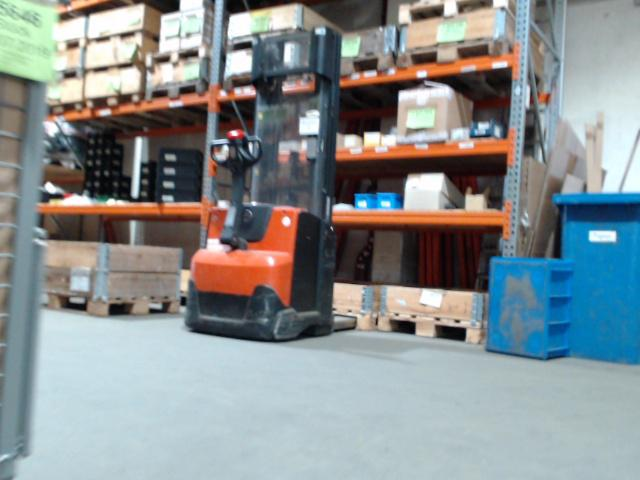
#> input picture data/loco_test30/images/loco-s1-33078.jpg, 640 x 480 px
$ python -i select_thud_test_images.py   (imports and definitions only)
#> lines starting #> are read from the running program, lines starting #| are printed output that depends on the picture
"""Select a reproducible test sample from one real THUD capture.

Uses existing LabelMe rectangle annotations, Pillow, and the standard library.
The default dense mode prioritizes frames filled with foreground objects.
Does not infer mobility ground truth or change the source capture.
"""
from __future__ import annotations

import argparse
import csv
import hashlib
import html
import json
import math
import shutil
import statistics
from collections import Counter
from pathlib import Path

from PIL import Image, ImageDraw, ImageFilter, ImageStat

BACKGROUND_LABELS = {"window", "door", "wall", "floor", "ceiling", "stairs", "lift"}


# [13 lines left out: function foreground_coverage, not called in this run]


def write_json(path, value):
    path.write_text(json.dumps(value, ensure_ascii=False, indent=2) + "\n", encoding="utf-8")


def describe_image(path):
    with Image.open(path) as original:
#> original is the input picture: PIL image 640x480 RGB; mean R, G, B 136.3, 142.9, 144.4
        rgb = original.convert("RGB")
        gray = rgb.convert("L")
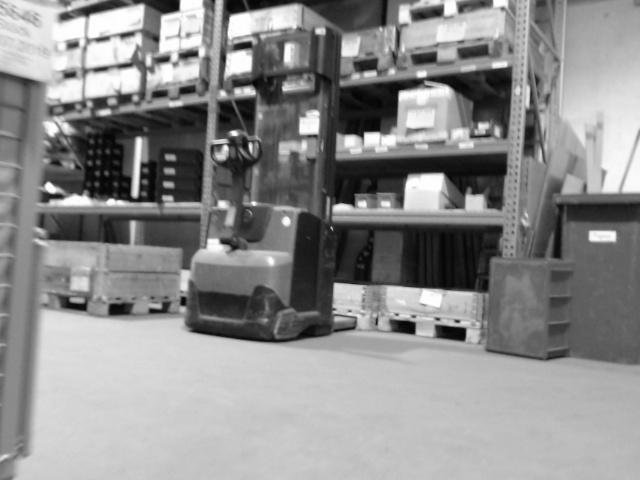
#> gray: PIL image 640x480 L; min 1, max 255, mean 141.1
        small = gray.resize((17, 8))
        pixels = list(small.getdata())
#> pixels = 136 values, max 234 at index 50, min 40 at index 36, mean 141.6
        dhash = 0
        for y in range(8):
            for x in range(16):
                dhash = (dhash << 1) | (pixels[y * 17 + x] > pixels[y * 17 + x + 1])
#> after the loop, dhash = 339018033828426429985742691545514998263
        edge_image = gray.resize((640, 360)).filter(ImageFilter.FIND_EDGES).crop((1, 1, 639, 359))
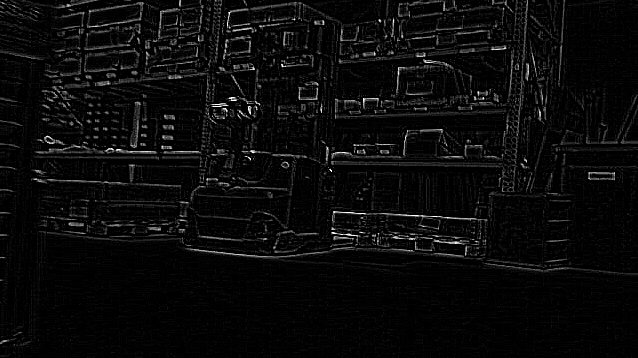
#> edge_image: PIL image 638x358 L; min 0, max 255, mean 10.5
        sharpness = ImageStat.Stat(edge_image).var[0]
#> sharpness = 569.7
        colors = tuple(channel / 255 for pixel in rgb.resize((16, 9)).getdata() for channel in pixel)
#> colors = 432 values, max 0.949 at index 1, min 0 at index 282, mean 0.556
        histogram = gray.histogram()
#> histogram = 256 values, max 4781 at index 196, min 0 at index 0, mean 1200
        return {
            "width": rgb.width, "height": rgb.height,
            "edge_variance": sharpness,
            "dark_fraction": sum(histogram[:6]) / (rgb.width * rgb.height),
            "bright_fraction": sum(histogram[250:]) / (rgb.width * rgb.height),
            "dhash": dhash, "colors": colors,
        }


# [216 lines left out: functions distance, load_capture, select, export, main, not called in this run]


# [2 lines not run here, left out]

>>> result = describe_image('../data/loco_test30/images/loco-s1-33078.jpg')
#> result = 7 items

$ run again, on data/loco_test30/images/loco-s3-36397.jpg
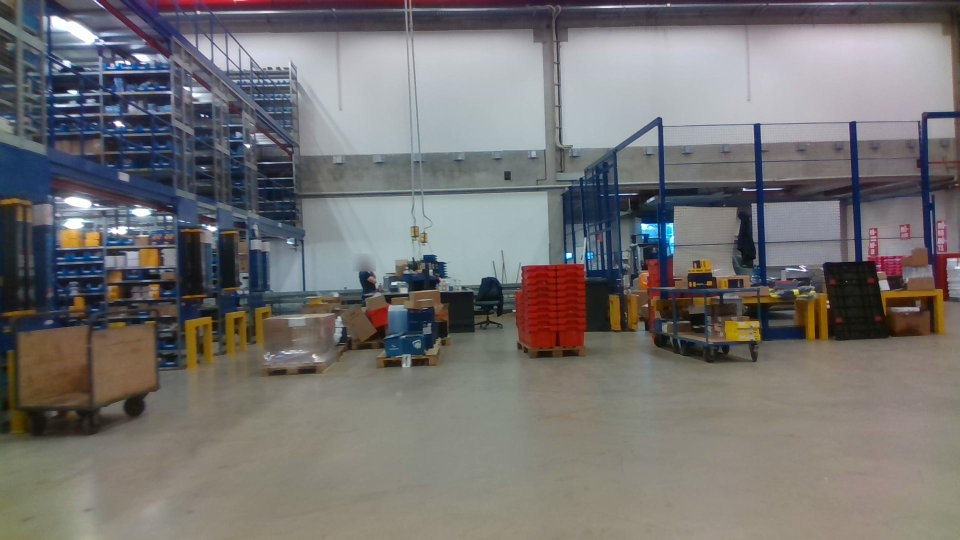
#> input picture data/loco_test30/images/loco-s3-36397.jpg, 1920 x 1080 px (shown at 1/2 size)
#> in describe_image, original is the input picture: PIL image 1920x1080 RGB; mean R, G, B 116.4, 113.9, 113.6
#> in describe_image, `gray = rgb.convert("L")`:
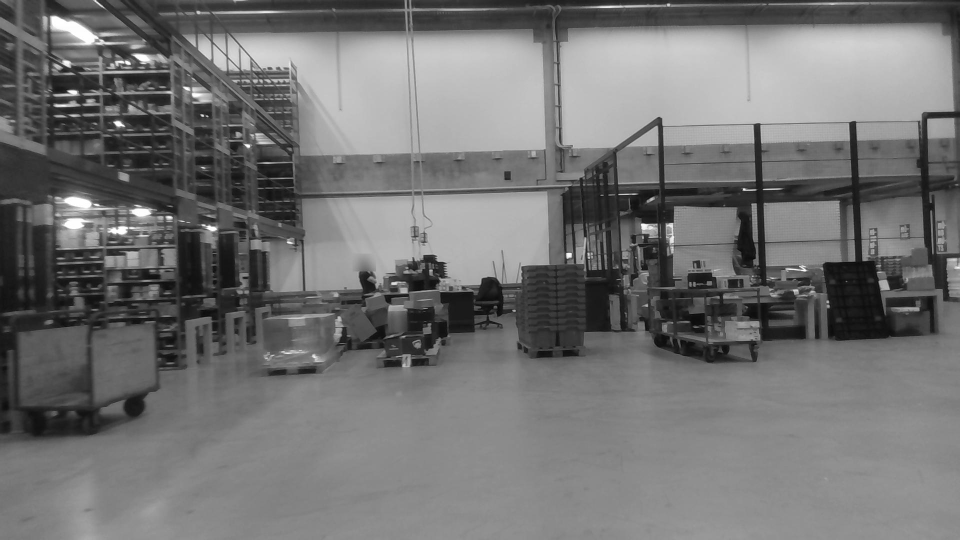
#> gray: PIL image 1920x1080 L (shown at 1/2 size); min 3, max 255, mean 114.6
#> pixels = 136 values, max 195 at index 23, min 43 at index 68, mean 115.6
#> after the loop in describe_image, `for y in range(8):`: dhash = 101815802920555431421023345851488104653
#> in describe_image, `edge_image = gray.resize((640, 360)).filter(ImageFilter.FIND_EDGES).cr..`:
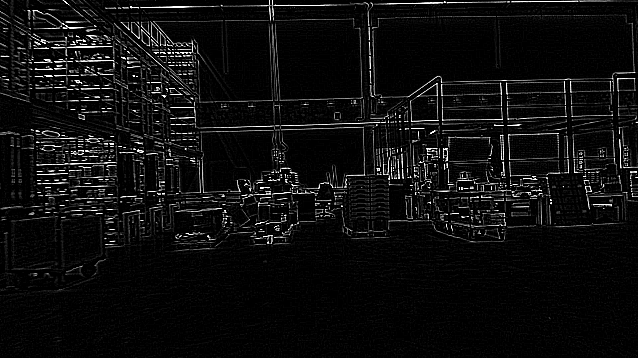
#> edge_image: PIL image 638x358 L; min 0, max 255, mean 14.2
#> sharpness = 1539.7
#> colors = 432 values, max 0.808 at index 86, min 0.0902 at index 269, mean 0.453
#> histogram = 256 values, max 50916 at index 139, min 0 at index 0, mean 8100
#> result = 7 items

$ run again, on data/loco_test30/images/loco-s3-36694.jpg
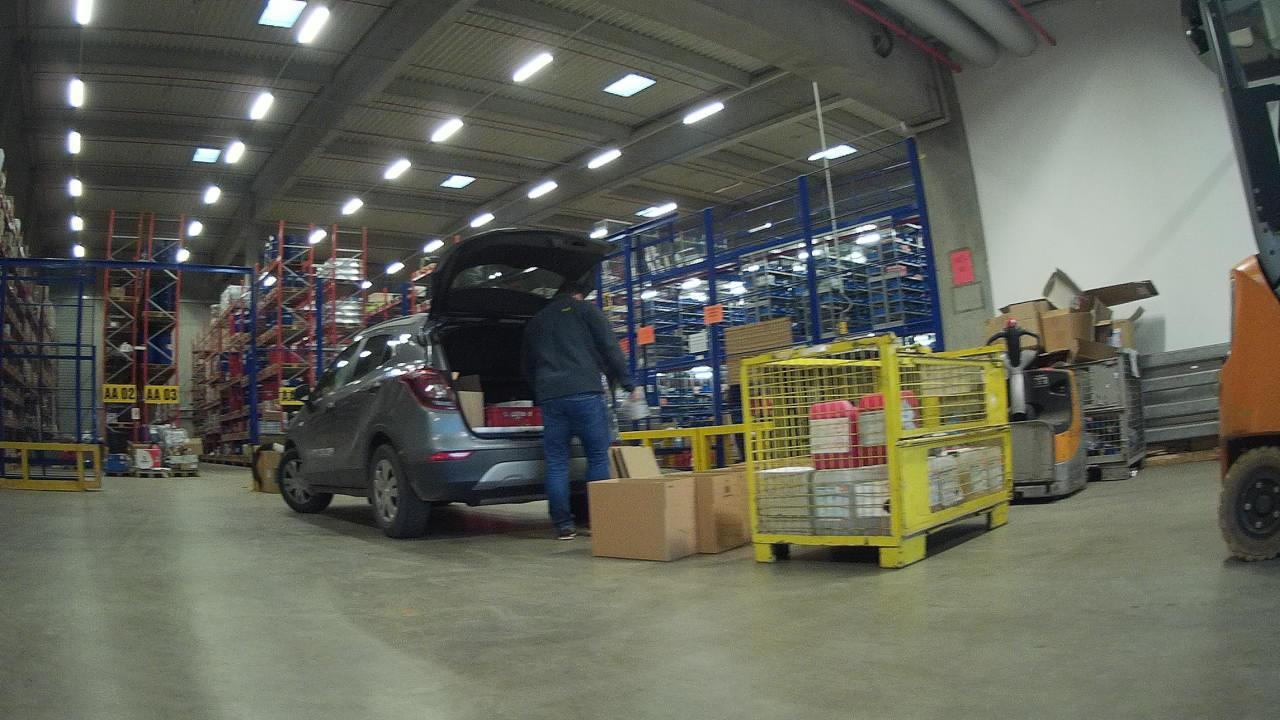
#> input picture data/loco_test30/images/loco-s3-36694.jpg, 1280 x 720 px
#> in describe_image, original is the input picture: PIL image 1280x720 RGB; mean R, G, B 97.9, 99.6, 88.9
#> in describe_image, `gray = rgb.convert("L")`:
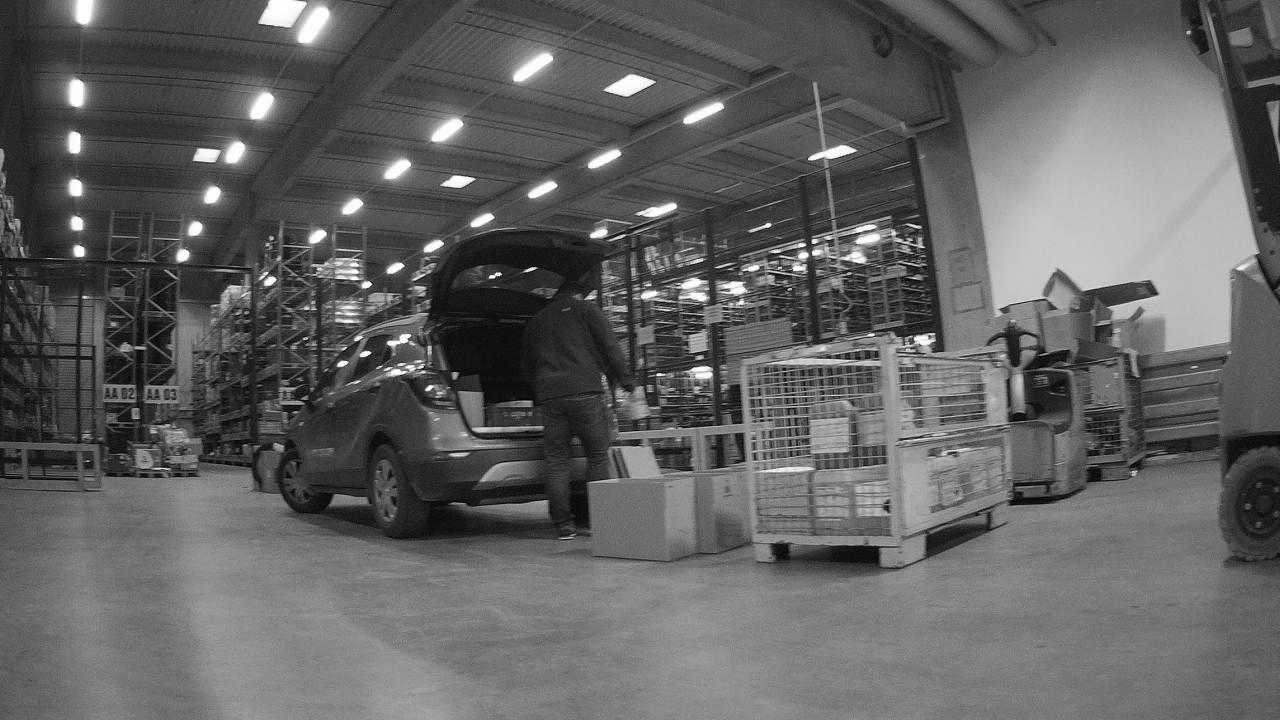
#> gray: PIL image 1280x720 L; min 0, max 255, mean 97.8
#> pixels = 136 values, max 197 at index 48, min 21 at index 57, mean 98.21
#> after the loop in describe_image, `for y in range(8):`: dhash = 119480408333138103102981904029779957375
#> in describe_image, `edge_image = gray.resize((640, 360)).filter(ImageFilter.FIND_EDGES).cr..`:
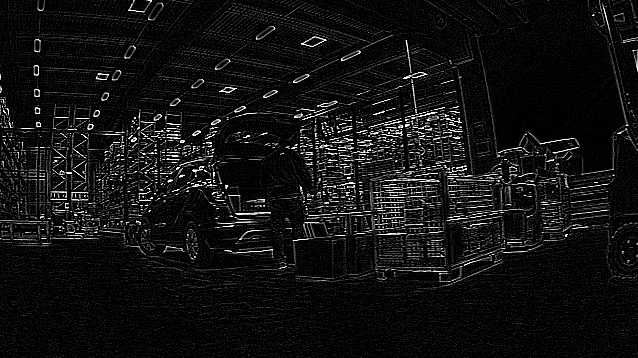
#> edge_image: PIL image 638x358 L; min 0, max 255, mean 17.8
#> sharpness = 1738.9
#> colors = 432 values, max 0.792 at index 136, min 0.0902 at index 210, mean 0.376
#> histogram = 256 values, max 10798 at index 123, min 2 at index 0, mean 3600
#> result = 7 items

$ run again, on data/loco_test30/images/loco-s3-36764.jpg
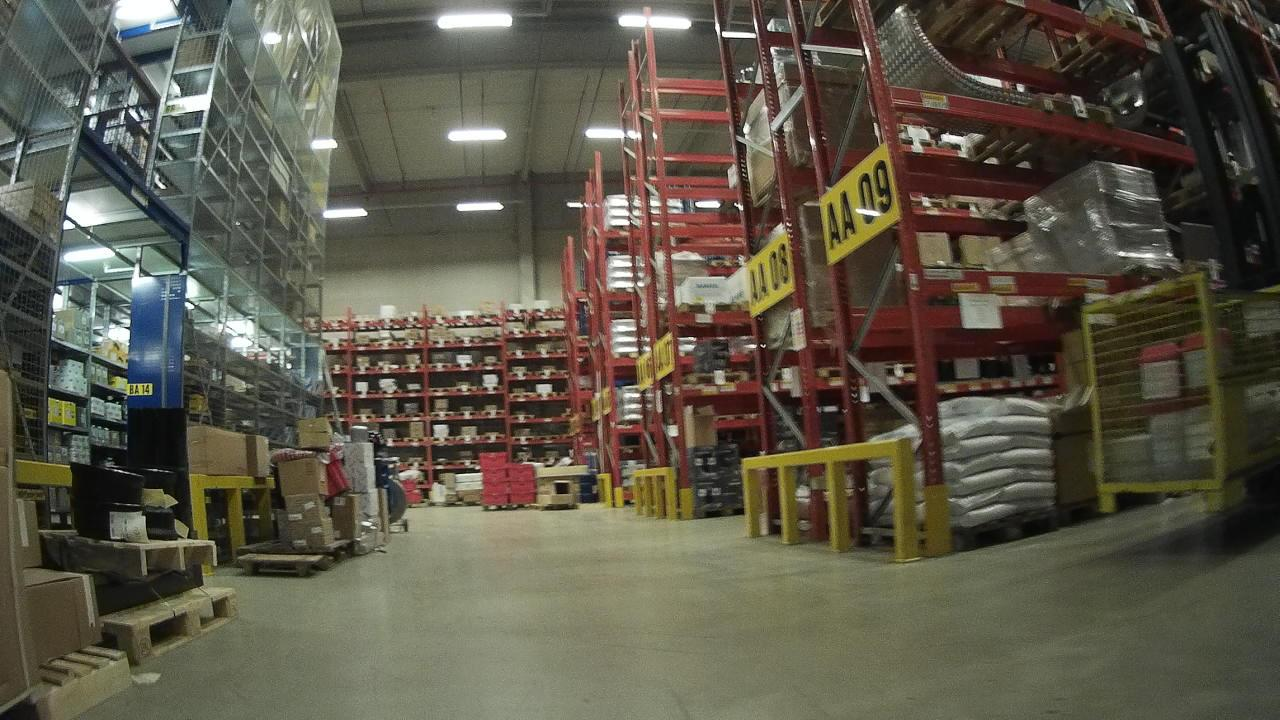
#> input picture data/loco_test30/images/loco-s3-36764.jpg, 1280 x 720 px
#> in describe_image, original is the input picture: PIL image 1280x720 RGB; mean R, G, B 91.8, 87.1, 72.3
#> in describe_image, `gray = rgb.convert("L")`:
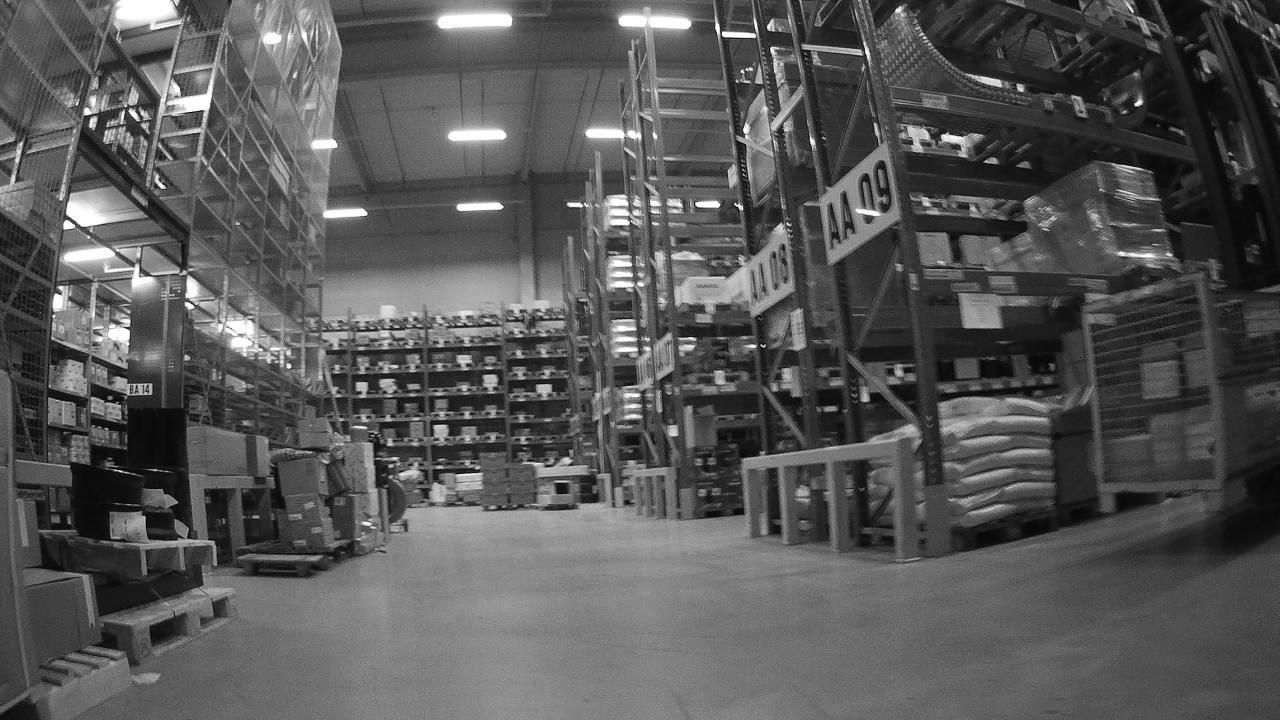
#> gray: PIL image 1280x720 L; min 0, max 255, mean 86.8
#> pixels = 136 values, max 145 at index 108, min 21 at index 50, mean 86.75
#> after the loop in describe_image, `for y in range(8):`: dhash = 35881589223698859735043903119561786367
#> in describe_image, `edge_image = gray.resize((640, 360)).filter(ImageFilter.FIND_EDGES).cr..`:
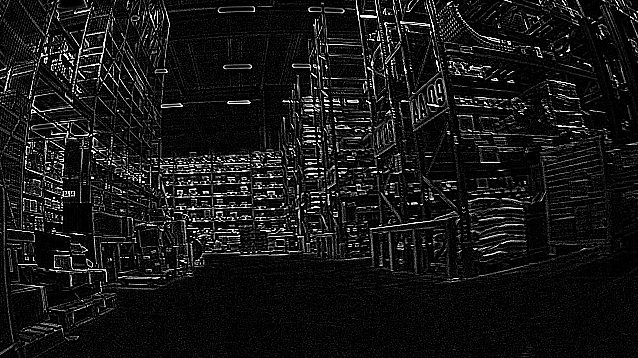
#> edge_image: PIL image 638x358 L; min 0, max 255, mean 22.5
#> sharpness = 2345.2
#> colors = 432 values, max 0.576 at index 306, min 0.0824 at index 143, mean 0.328
#> histogram = 256 values, max 9651 at index 78, min 8 at index 0, mean 3600
#> result = 7 items
